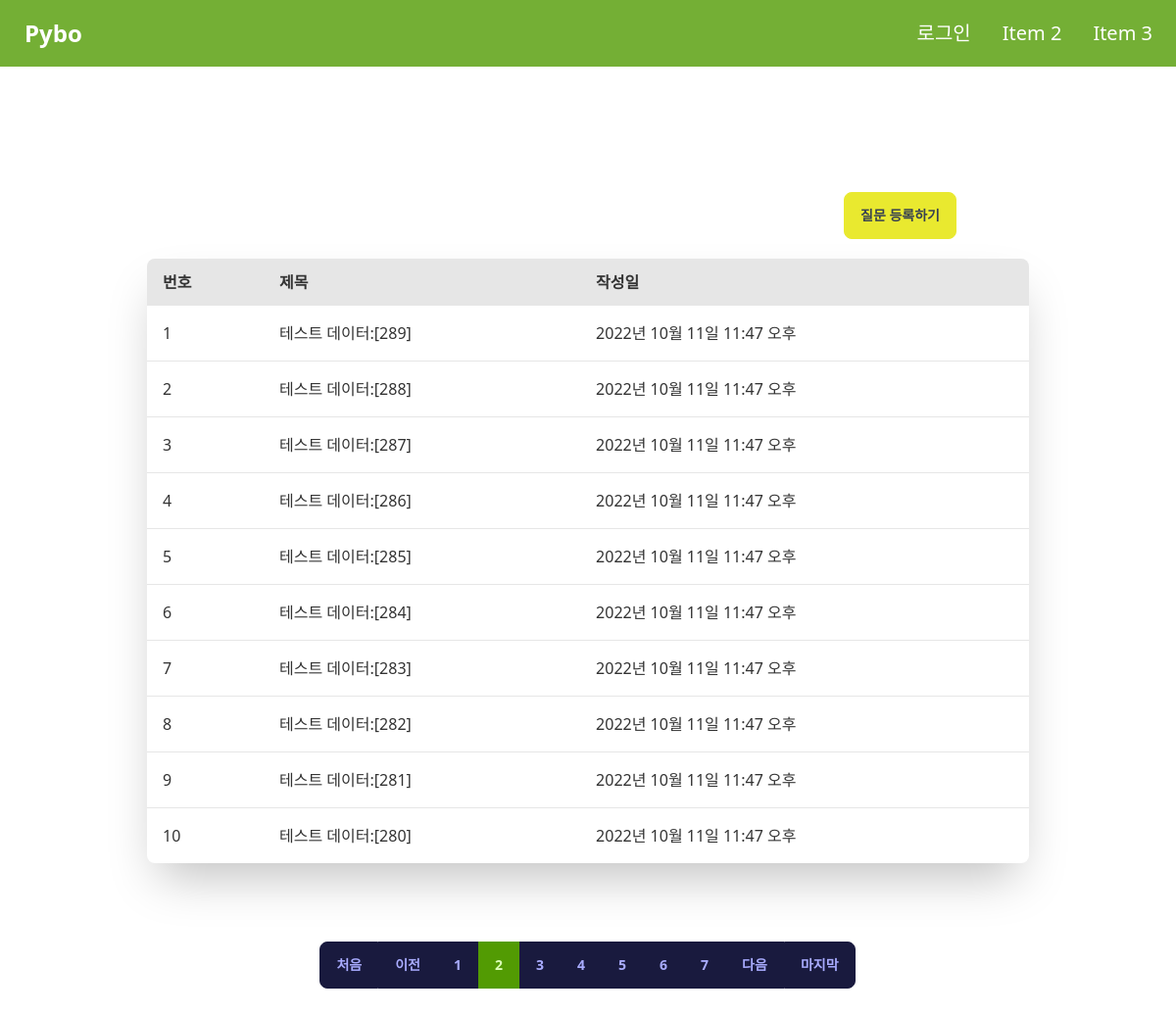
Page /pybo/?page=2 on the committed database.
### pybo/models.py (models this page shows, shortened)
class Question(models.Model):   # 질문 클래스 생성
    subject = models.CharField(max_length=200)  # 제목 컬럼, 글자수 길이 제한이 필요한 속성은 CharField()사용
    content = models.TextField()    # 내용 컬럼, 글자수 길이 제한 필요없는 속성은 TextField()사용
    create_date = models.DateTimeField()    # 작성일

### pybo/views.py (the view)
# urls.py: path('', views.index, name='index'),  # /pybo로 url요청 시 views.index로 리턴
def index(request):
    page = request.GET.get('page', '1')  # 페이지 : http://localhost:8000/pybo/?page=1 처럼 GET 방식으로 호출된 URL에서 page값을 가져올 때 사용하는데 메인페이지로 호출됫을 시 기본값으로 page를 1로 설정
    question_list = Question.objects.order_by('-create_date')   # order_by() : 조회 결과를 정렬하는 함수, -가 있으면 역방향/없으면 순방향
    paginator = Paginator(question_list, 10)    # 페이지 당 10개씩 보여주기
    page_obj = paginator.get_page(page)  # 요청된 페이지에 해당되는 페이징 객체 생성 -> 페이징 객체에는 다양한 속성 존재(블로그 참고)
    last_page_num = 0
    for last_page in paginator.page_range:
        last_page_num = last_page
    context = {
        'question_list': page_obj,      # question_list는 페이징 객체
        'last_page_num': last_page_num,   # 마지막 페이지
    }
    return render(request, 'pybo/question_list.html', context) # 조회된 질문목록을 pybo/question_list.html 템플릿 파일로 리턴하여 응답

### templates/pybo/question_list.html
{% extends 'base.html' %}
{% block content %}
    <div class="overflow-x-auto flex-col my-32 justify-center items-center text-center">
        <div class="text-end mx-56 mb-5">
            <a href="{% url 'pybo:question_create' %}" class="btn btn-secondary text-gray-700 hover:text-white">질문 등록하기</a>
        </div>
        <table class="table w-3/4 rounded-2xl mx-auto mb-20 shadow-2xl">
            <thead>
              <tr>
                <th class="text-[1rem]">번호</th>
                <th class="text-[1rem]">제목</th>
                <th class="text-[1rem]">작성일</th>
              </tr>
            </thead>
            <tbody>
            {% if question_list %}
                {% for question in question_list %}
              <tr class="hover">
                <td>{{ forloop.counter }}</td>
                <td class="hover:text-primary"><a href="{% url 'pybo:detail' question.id %}">{{ question.subject }}</a></td>
                <td>{{ question.create_date }}</td>
              </tr>
            {% endfor %}
                {% else %}
                <tr>
                    <td colspan="3">질문이 없습니다.</td>
                </tr>
                {% endif %}
            </tbody>
        </table>
        <div class="btn-group">
            <a href="?page={{ 1 }}" role="button" class="btn">처음</a>
            {% if question_list.has_previous %}
                <a href="?page={{ question_list.previous_page_number }}" role="button" class="btn">이전</a>
            {% else %}
                <a tabindex="-1" aria-disabled="true" href="#" role="button" class="btn" disabled>이전</a>
            {% endif %}
            {% for page_number in question_list.paginator.page_range %}
                {% if page_number >= question_list.number|add:-5 and page_number <= question_list.number|add:5 %}
                    {% if page_number == question_list.number%}
                        <a href="?page={{ page_number }}" role="button" class="btn btn-active">{{ page_number }}</a>
                    {% else %}
                        <a href="?page={{ page_number }}" role="button" class="btn">{{ page_number }}</a>
                    {% endif %}
                {% endif %}
            {% endfor %}
            {% if question_list.has_next %}
                <a href="?page={{ question_list.next_page_number }}" role="button" class="btn">다음</a>
            {% else %}
                <a tabindex="-1" aria-disabled="true" href="#" role="button" class="btn" disabled>다음</a>
            {% endif %}
            <a href="?page={{ last_page_num }}" role="button" class="btn">마지막</a>
        </div>
    </div>
{% endblock %}

### rows in the picture
Question: subject "테스트 데이터:[289]", create_date "2022년 10월 11일 11:47 오후"
Question: subject "테스트 데이터:[288]", create_date "2022년 10월 11일 11:47 오후"
Question: subject "테스트 데이터:[287]", create_date "2022년 10월 11일 11:47 오후"
Question: subject "테스트 데이터:[286]", create_date "2022년 10월 11일 11:47 오후"
Question: subject "테스트 데이터:[285]", create_date "2022년 10월 11일 11:47 오후"
Question: subject "테스트 데이터:[284]", create_date "2022년 10월 11일 11:47 오후"
Question: subject "테스트 데이터:[283]", create_date "2022년 10월 11일 11:47 오후"
Question: subject "테스트 데이터:[282]", create_date "2022년 10월 11일 11:47 오후"
Question: subject "테스트 데이터:[281]", create_date "2022년 10월 11일 11:47 오후"
Question: subject "테스트 데이터:[280]", create_date "2022년 10월 11일 11:47 오후"

### other values in the picture
{{ page_number }} "1" "3" "4" "5" "6" "7"
{{ page_number }} "2"
